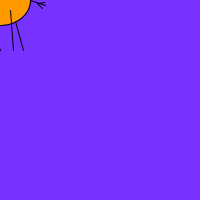
Frame 1 (no input)
Frame 60 (the mouse pressed at the canvas centre just before this capture): identical to frame 1, image omitted
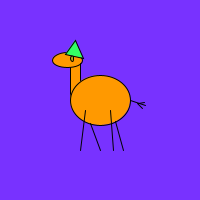
Frame 120 (the mouse held since frame 60 and released just before this capture)

The Processing sketch that drew these frames (run headless with seeded random() and noise(); from frame 60 on, the mouse is pressed at the canvas centre):

// Processing sketch: processing_14271
// ── processing_14271.pde

//sketch for lama that moves with your mouse, the eye colour changes for the position and if you click a head apears

void setup (){
  // size window
  size(200,200);
  }
void draw (){
  // blue background and colour for fill
  background(120,50,255);
  fill(255,153,0);
  
  // ellipse in center mode
  ellipseMode(CENTER);
  
  //neck and head
  rect(mouseX-30,mouseY-40,10,40);
  ellipse(mouseX-33,mouseY-40,30,15);
  
  // body
  ellipse(mouseX,mouseY,60,50);
  
  //legs
  line(mouseX-15,mouseY+10,mouseX-20,mouseY+50);
  line(mouseX-10,mouseY+23,mouseX,mouseY+50);
  line(mouseX+10,mouseY+10,mouseX+13,mouseY+50);
  line(mouseX+15,mouseY+21,mouseX+23,mouseY+50);
  
  //tail
  line(mouseX+30,mouseY,mouseX+45,mouseY+5);
  line(mouseX+38,mouseY+3,mouseX+44,mouseY+2);
  line(mouseX+37,mouseY+3,mouseX+42,mouseY+8);
  
  //eye
  fill(mouseX+75,mouseY+75,20);
  ellipse(mouseX-28,mouseY-42,3,6);

//when the mouse is pressed
if(mousePressed){
  //hoedje
  fill(50,255,100);
  triangle(mouseX-35,mouseY-46,mouseX-25,mouseY-60,mouseX-17,mouseY-42);
}
}           
